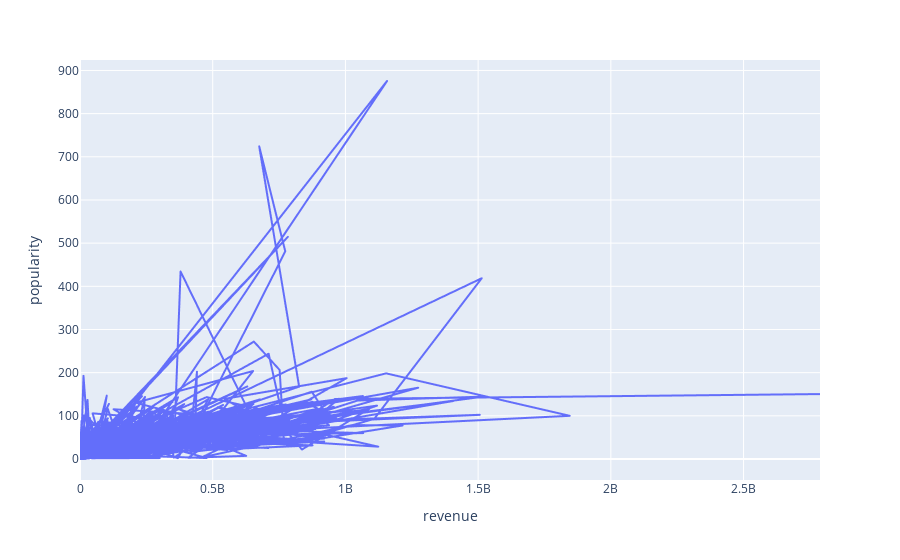

This figure's notebook cell:
### Markdown cell above
## Q8: Use line chart to draw the relationship between revenue and popularity.

### Code cell
y = px.line(x, x ='revenue', y='popularity')
y.show()

### Figure 1 — Plotly figure (JSON) as saved in the notebook; plotly's stock layout.template omitted (floating-point values rounded to 4 significant figures; data arrays with more than 128 entries replaced by an {"elided": "..."} marker saying what was removed)
{"data": [{"hovertemplate": "revenue=%{x}<br>popularity=%{y}<extra></extra>", "legendgroup": "", "line": {"color": "#636efa", "dash": "solid"}, "marker": {"symbol": "circle"}, "mode": "lines", "name": "", "showlegend": false, "type": "scattergl", "x": {"elided": "4803 int values"}, "xaxis": "x", "y": {"elided": "4803 float values"}, "yaxis": "y"}], "layout": {"legend": {"tracegroupgap": 0}, "margin": {"t": 60}, "xaxis": {"anchor": "y", "domain": [0, 1], "title": {"text": "revenue"}}, "yaxis": {"anchor": "x", "domain": [0, 1], "title": {"text": "popularity"}}}}
